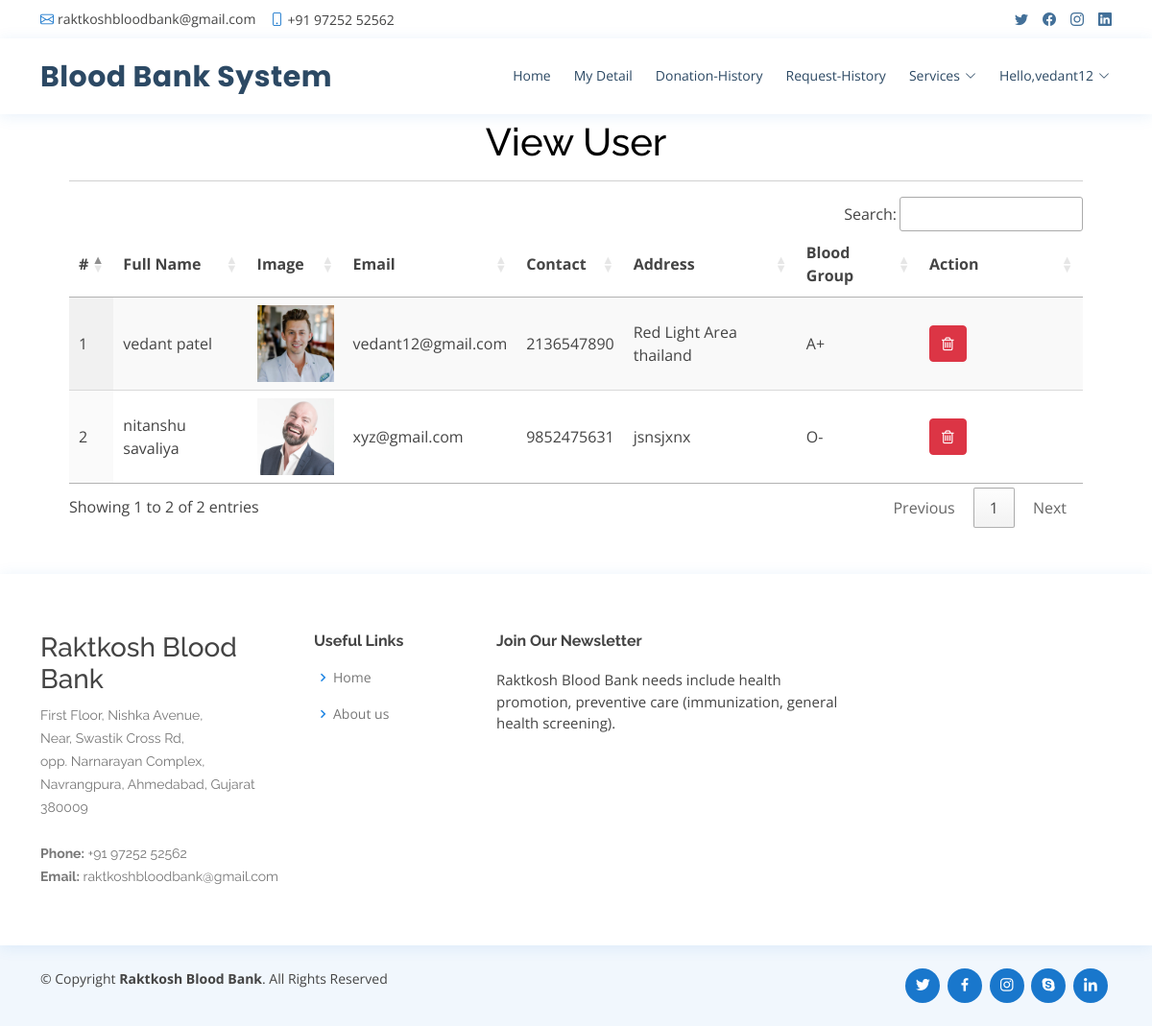
/view_user (signed in), run on the app's committed database.
### raktkosh/models.py (models this page shows, shortened)
class UserProfile(models.Model):
    user = models.ForeignKey(User, on_delete=models.CASCADE, null=True)
    contact = models.CharField(max_length=100, null=True)
    address = models.CharField(max_length=100, null=True)
    blood_group = models.ForeignKey(Category, on_delete=models.CASCADE, null=True, blank=True)
    dob = models.DateField(null=True)
    image = models.FileField(null=True)

class Category(models.Model):
    name = models.CharField(max_length=100, null=True, blank=True)

### raktkosh/views.py (the view)
# urls.py: path('view_user', views.view_user, name='view_user'),
@login_required(login_url='admin_login')
def view_user(request):
    data = UserProfile.objects.all()
    d = {'data':data}
    return render(request,'view_user.html',d)

### raktkosh/templates/view_user.html
{% extends 'base.html' %}
{% load static %}
{% block body %}
<div class="container-fluid" style="width:90%;margin-top:8%">
                    <div class="container-fluid">
                        <h1 align="center" style=" color : #000000 ;margin-top:12%">View User</h1>
                         </div><hr>
                                <table id="example" class="display" style="width:100%">
                                  <thead>
                                    <tr>
                                      <th>#</th>
                                      <th>Full Name</th>
                                      <th>Image</th>
                                      <th>Email</th>
                                      <th>Contact</th>
                                      <th>Address</th>
                                      <th>Blood Group</th>
                                      <th>Action</th>
                                  </tr>
                              </thead>
                              <tbody>
                              {% for i in data %}
                                <tr>
                                  <td>{{forloop.counter}}</td>
                                  <td>{{i.user.first_name}} {{i.user.last_name}}</td>
                                  <td><img src="{{i.image.url}}" style="width:80px;height:80px"></td>
                                  <td>{{i.user.email}}</td>
                                  <td>{{i.contact}}</td>
                                  <td>{{i.address}}</td>
                                  <td>{{i.blood_group.name}}</td>
                                    <td style="width:150px">
                                      <a href="{% url 'delete_user' i.id %}" ><button class="btn btn-danger" onclick="return confirm('Are you sure?')"><i class="fa fa-trash-o"></i></button></a></td>
                              </tr>
                              {% endfor %}
                          </tbody>
                      </table>
                  </div>
{% endblock %}

### raktkosh/templates/base.html (shortened to what this page needs)
<!DOCTYPE html>
<html lang="en">
  {% load static %}
  {% load active_link_tags %}
<head>
  <link href="{% static 'vendor/fontawesome-free/css/all.min.css' %}" rel="stylesheet">
  <link href="{% static 'vendor/animate.css/animate.min.css' %}" rel="stylesheet">
  <link href="{% static 'vendor/bootstrap/css/bootstrap.min.css' %}" rel="stylesheet">
  <link href="{% static 'vendor/bootstrap-icons/bootstrap-icons.css' %}" rel="stylesheet">
  <link href="{% static 'vendor/boxicons/css/boxicons.min.css' %}" rel="stylesheet">
  <link href="{% static 'vendor/glightbox/css/glightbox.min.css' %}" rel="stylesheet">
  <link href="{% static 'vendor/remixicon/remixicon.css' %}" rel="stylesheet">
  <link href="{% static 'vendor/swiper/swiper-bundle.min.css' %}" rel="stylesheet">
  <link href="{% static 'css/style.css' %}" rel="stylesheet">
  <link rel="stylesheet" href="https://cdnjs.cloudflare.com/ajax/libs/font-awesome/4.7.0/css/font-awesome.min.css">
  <link rel='stylesheet' type='text/css' href="https://cdn.datatables.net/1.10.21/css/jquery.dataTables.min.css">
  <link rel='stylesheet' type='text/css' href="https://cdn.datatables.net/buttons/1.6.2/css/buttons.dataTables.min.css">
</head>
<body>
  <div id="topbar" class="d-flex align-items-center fixed-top">
    <div class="container d-flex justify-content-between">
      <div class="contact-info d-flex align-items-center">
        <i class="bi bi-envelope"></i> <a href="mailto:contact@example.com">raktkoshbloodbank@gmail.com</a>
        <i class="bi bi-phone"></i> +91 97252 52562
      </div>
      <div class="d-none d-lg-flex social-links align-items-center">
        <a href="#" class="twitter"><i class="bi bi-twitter"></i></a>
        <a href="#" class="facebook"><i class="bi bi-facebook"></i></a>
        <a href="#" class="instagram"><i class="bi bi-instagram"></i></a>
        <a href="#" class="linkedin"><i class="bi bi-linkedin"></i></i></a>
      </div>
    </div>
  </div>
  <header id="header" class="fixed-top">
    <div class="container d-flex align-items-center">
      <h1 class="logo me-auto"><a href="index.html">Blood Bank System</a></h1>
      {% if request.user.is_staff %}
      <nav id="navbar" class="navbar order-last order-lg-0">
        <ul>
          <li><a class="{% active_link 'admin_home' %}" href="{% url 'admin_home' %}">Home</a></li>
          <!-- <li class="dropdown"><a href="#"><span>Category</span> <i class="bi bi-chevron-down"></i></a>
            <ul>
              <li><a href="/add_category">Add Blood Category</a></li>
              <li><a href="/view_category">View Blood Category</a></li>
            </ul>
          </li> -->
          <li><a class="{% active_link 'view_user' %}" href="{% url 'view_user' %}">Users</a></li>
          <li><a class="{% active_link 'history' %}" href="{% url 'history' %}">history</a></li>
          <li class="dropdown"><a href="#"><span>Services</span> <i class="bi bi-chevron-down"></i></a>
            <ul>
              <li><a href="/request_blood">Request for Blood</a></li>
              <li><a href="/donator_blood">Donate for Blood</a></li>
            </ul>
          </li>
          <li><a class="{% active_link 'admin_blood' %}" href="{% url 'admin_blood' %}">Stock</a></li>
          <li class="dropdown">
            <a href="#" class="appointment-btn scrollto" style="color: #fff;"><span class="d-none d-md-inline">Welcome,</span> {{request.user.username}} <i class="bi bi-chevron-down"></i></a>
            <ul>
              <li><a href="{% url 'change_password' %}">Change Password</a></li>
              <li><a href="{% url 'logout' %}">Logout</a></li>
            </ul>
          </li>
        </ul>
        <i class="bi bi-list mobile-nav-toggle"></i>
      </nav>
      {% elif request.user.is_authenticated %}
      <nav id="navbar" class="navbar order-last order-lg-0">
        <ul>
          <li><a class="" href="{% url 'home' %}">Home</a></li>
          <li><a class="{% active_link 'profile' %}" href="/profile">My Detail</a></li>
          <li><a class="{% active_link 'donation_history' %}" href="/donation_history">Donation-History</a></li>
          <li><a class="{% active_link 'request_history' %}" href="{% url 'request_history' %}">Request-History</a></li>
          <li class="dropdown"><a href="#"><span>Services</span> <i class="bi bi-chevron-down"></i></a>
          </li>
          <li class="dropdown"><a href="#"><span>Hello,{{request.user.username}}</span> <i class="bi bi-chevron-down"></i></a>
          </li>
        </ul>
      </nav>
      {% endif %}
  </header>
  <div class="mt-5 mb-5" style="margin-top:14%">
  {% block body %}
  {% endblock %}
  </div>
  <footer id="footer">
    <div class="footer-top">
      <div class="container">
        <div class="row">
          <div class="col-lg-3 col-md-6 footer-contact">
            <h3>Raktkosh Blood Bank</h3>
            <p>
              First Floor, Nishka Avenue,<br>
               Near, Swastik Cross Rd,<br>
                opp. Narnarayan Complex,<br>
                 Navrangpura, Ahmedabad, Gujarat 380009 <br><br>
              <strong>Phone:</strong> +91 97252 52562<br>
              <strong>Email:</strong> raktkoshbloodbank@gmail.com<br>
            </p>
          </div>
          <div class="col-lg-2 col-md-6 footer-links">
            <h4>Useful Links</h4>
            <ul>
              <li><i class="bx bx-chevron-right"></i> <a href="#">Home</a></li>
              <li><i class="bx bx-chevron-right"></i> <a href="#">About us</a></li>
            </ul>
          </div>
          <div class="col-lg-4 col-md-6 footer-newsletter">
            <h4>Join Our Newsletter</h4>
            <p>Raktkosh Blood Bank needs include health promotion, preventive care (immunization, general health screening).</p>
          </div>
        </div>
      </div>
    </div>
    <div class="container d-md-flex py-4">
      <div class="me-md-auto text-center text-md-start">
        <div class="copyright">
          &copy; Copyright <strong><span>Raktkosh Blood Bank</span></strong>. All Rights Reserved
        </div>
        <div class="credits">
        </div>
      </div>
      <div class="social-links text-center text-md-right pt-3 pt-md-0">
        <a href="#" class="twitter"><i class="bx bxl-twitter"></i></a>
        <a href="#" class="facebook"><i class="bx bxl-facebook"></i></a>
        <a href="#" class="instagram"><i class="bx bxl-instagram"></i></a>
        <a href="#" class="google-plus"><i class="bx bxl-skype"></i></a>
        <a href="#" class="linkedin"><i class="bx bxl-linkedin"></i></a>
      </div>
    </div>
  </footer>
</body>
</html>

### raktkosh/static/css/style.css (style rules this page uses)
body { font-family: "Open Sans", sans-serif; color: #444444; }
a { color: #1977cc; text-decoration: none; }
h1, h2, h3, h4, h5, h6 { font-family: "Raleway", sans-serif; }
#topbar { background: #fff; height: 40px; font-size: 14px; transition: all 0.5s; z-index: 996; }
#topbar .contact-info a { line-height: 1; color: #444444; transition: 0.3s; }
#topbar .contact-info i { color: #1977cc; padding-right: 4px; margin-left: 15px; line-height: 0; }
#topbar .contact-info i:first-child { margin-left: 0; }
#topbar .social-links a { color: #437099; padding-left: 15px; display: inline-block; line-height: 1px; transition: 0.3s; }
#topbar .social-links a:first-child { border-left: 0; }
#header { background: #fff; transition: all 0.5s; z-index: 997; padding: 15px 0; top: 40px; box-shadow: 0px 2px 15px rgba(25, 119, 204, 0.1); }
#header .logo { font-size: 30px; margin: 0; padding: 0; line-height: 1; font-weight: 700; letter-spacing: 0.5px; font-family: "Poppins", sans-serif; }
#header .logo a { color: #2c4964; }
.navbar { padding: 0; }
.navbar ul { margin: 0; padding: 0; display: flex; list-style: none; align-items: center; }
.navbar li { position: relative; }
.navbar>ul>li { position: relative; white-space: nowrap; padding: 8px 0 8px 20px; }
.navbar a, .navbar a:focus { display: flex; align-items: center; justify-content: space-between; font-size: 14px; color: #2c4964; white-space: nowrap; transition: 0.3s; border-bottom: 2px solid #fff; padding: 5px 2px; }
.navbar a i, .navbar a:focus i { font-size: 12px; line-height: 0; margin-left: 5px; }
#footer { color: #444444; font-size: 14px; background: #f1f7fd; }
#footer .footer-top { padding: 60px 0 30px 0; background: #fff; box-shadow: 0px 2px 15px rgba(25, 119, 204, 0.1); }
#footer .footer-top .footer-contact { margin-bottom: 30px; }
#footer .footer-top .footer-contact p { font-size: 14px; line-height: 24px; margin-bottom: 0; font-family: "Raleway", sans-serif; color: #777777; }
#footer .footer-top h4 { font-size: 16px; font-weight: bold; color: #444444; position: relative; padding-bottom: 12px; }
#footer .footer-top .footer-links { margin-bottom: 30px; }
#footer .footer-top .footer-links ul { list-style: none; padding: 0; margin: 0; }
#footer .footer-top .footer-links ul i { padding-right: 2px; color: #1c84e3; font-size: 18px; line-height: 1; }
#footer .footer-top .footer-links ul li { padding: 10px 0; display: flex; align-items: center; }
#footer .footer-top .footer-links ul li:first-child { padding-top: 0; }
#footer .footer-top .footer-links ul a { color: #777777; transition: 0.3s; display: inline-block; line-height: 1; }
#footer .footer-newsletter { font-size: 15px; }
#footer .footer-newsletter h4 { font-size: 16px; font-weight: bold; color: #444444; position: relative; padding-bottom: 12px; }
#footer .credits { padding-top: 5px; font-size: 13px; color: #444444; }
#footer .social-links a { font-size: 18px; display: inline-block; background: #1977cc; color: #fff; line-height: 1; padding: 8px 0; margin-right: 4px; border-radius: 50%; text-align: center; width: 36px; height: 36px; transition: 0.3s; }

### data on the page
UserProfile: user.first_name "vedant", user.last_name "patel", image (picture), user.email "vedant12@gmail.com", contact "2136547890", address "Red Light Area thailand", blood_group.name "A+"
UserProfile: user.first_name "nitanshu", user.last_name "savaliya", image (picture), user.email "xyz@gmail.com", contact "9852475631", address "jsnsjxnx", blood_group.name "O-"

### other printed values
{{ request.user.username }} "vedant12"
